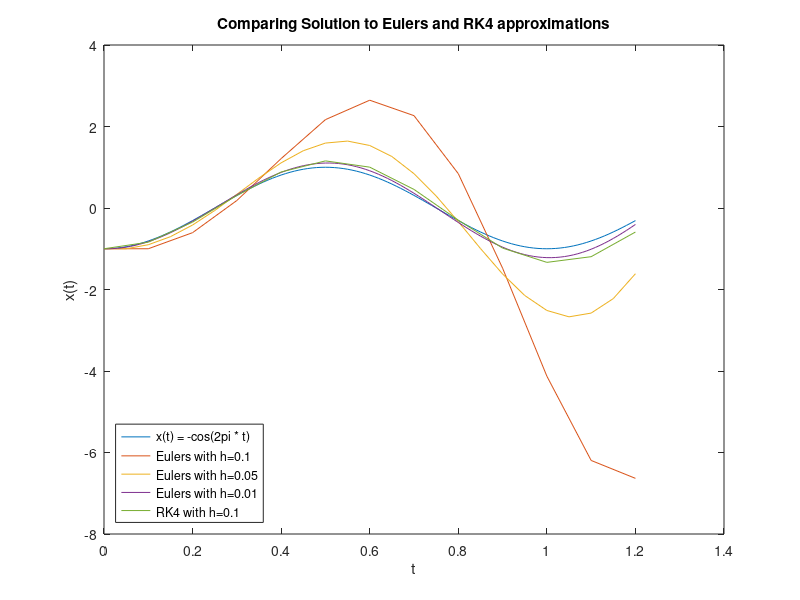
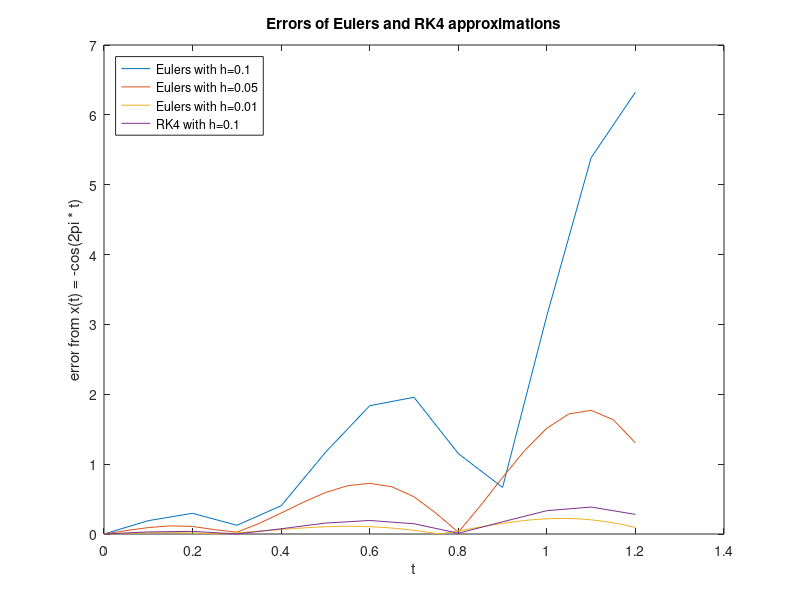

MATLAB code to generate these figures, in order:
%   h = 0.1 from 0.0 to 1.2
eulers1Data = [-1.0,-1.0,-0.605215823956,0.184352528131,1.21285051061,2.16856903216,2.64547336423,2.26626095773,0.842657528898,-1.47562986484,-4.1265851168,-6.19498504843,-6.63427447485];
%   h = 0.05 from 0.0 to 1.2
eulers2Data = [-1.0,-1.0,-0.901303955989,-0.703911867967,-0.417564645038,-0.0617441054081,0.335288412806,0.738414829965,1.10844960718,1.40560576183,1.59336232527,1.64239116058,1.53416143771,1.26383420458,0.84209130666,0.295612972468,-0.333976442388,-0.992741688184,-1.61854478032,-2.14636819512,-2.51444764304,-2.67068904111,-2.57876440394,-2.22325332363,-1.61322839821];
%   h = 0.01 from 0.0 to 1.2 inclusive
eulers3Data = [-1.0,-1.0,-0.99605215824,-0.988156474719,-0.976328534892,-0.960599509668,-0.941016093883,-0.917640383238,-0.890549689961,-0.859836297657,-0.825607156098,-0.787983516896,-0.747100511285,-0.70310667144,-0.656163396997,-0.606444368674,-0.554134911091,-0.499431307104,-0.442540066174,-0.383677149474,-0.32306715462,-0.260942463092,-0.19754235356,-0.133112084475,-0.067901949437,-0.00216630895334,0.063837397682,0.129849656562,0.195609895498,0.260857508537,0.325332884662,0.388778436621,0.450939625832,0.511565979295,0.570412094472,0.627238628113,0.681813265067,0.733911663171,0.783318370394,0.829827710504,0.873244633641,0.913385528288,0.950078991303,0.983166552786,1.01250335275,1.03795876674,1.05941697772,1.07677749172,1.08995559514,1.09888275142,1.10350693547,1.10379290432,1.09972240239,1.09129430075,1.07852466908,1.0614467802,1.04011104659,1.01458488905,0.98495253769,0.951314765734,0.913788557018,0.872506708142,0.827617366641,0.779283506721,0.727682344399,0.673004694106,0.615454269066,0.55524692799,0.492609870848,0.427780786697,0.361006956726,0.292544315901,0.222656476736,0.151613718904,0.0796919485354,0.00717163119568,-0.0656632973465,-0.138526538354,-0.211130551054,-0.283187682901,-0.354411304741,-0.424516946421,-0.493223428352,-0.560253984553,-0.625337372707,-0.688208966784,-0.748611827867,-0.806297748851,-0.861028268799,-0.912575652822,-0.960723833489,-1.00526930988,-1.04602200061,-1.08280604717,-1.1154605644,-1.14384033469,-1.16781644319,-1.18727685105,-1.20212690438,-1.21228977658,-1.21770684198,-1.21833797918,-1.21416180246,-1.20517582018,-1.19139651924,-1.17285937487,-1.14961878556,-1.12174793303,-1.08933856746,-1.05250071854,-1.01136233335,-0.966068841856,-0.916782651913,-0.863682575053,-0.806963185354,-0.746834113517,-0.683519278719,-0.617256061018,-0.548294417365,-0.476895944458,-0.403332891953];
%   h = 0.1 from 0.0 to 1.2
rk4Data = [-1,-0.838753563016,-0.346725610649,0.30768688672,0.88377645842,1.1563041413,1.0026495657,0.455934688204,-0.298265086431,-0.983764556069,-1.33402472324,-1.19476078146,-0.589767360299];

%   create appropriate xVal vectors
tValsEulers1 = linspace(0,1.2,size(eulers1Data,2));
tValsEulers2 = linspace(0,1.2,size(eulers2Data,2));
tValsEulers3 = linspace(0,1.2,size(eulers3Data,2));
tValsRK4 = linspace(0,1.2,size(rk4Data,2));

%   define x(t) = -cos(2pi * t)
x1 = -cos(2 * pi * tValsEulers1);
x2 = -cos(2 * pi * tValsEulers2);
x3 = -cos(2 * pi * tValsEulers3);

%   generate figure for plots
figure('Position', [0, 0, 1280, 720]);
plot(tValsEulers3,x3);
hold on;
plot(tValsEulers1,eulers1Data);
plot(tValsEulers2,eulers2Data);
plot(tValsEulers3,eulers3Data);
plot(tValsRK4,rk4Data);
title('Comparing Solution to Eulers and RK4 approximations')
xlabel('t');
ylabel('x(t)');
legend('x(t) = -cos(2pi * t)','Eulers with h=0.1','Eulers with h=0.05','Eulers with h=0.01','RK4 with h=0.1',...
    'Location','southwest');

%   plot error data
figure('Position', [0, 0, 1280, 720]);
plot(tValsEulers1,abs(x1 - eulers1Data));
hold on;
plot(tValsEulers2,abs(x2 - eulers2Data));
plot(tValsEulers3,abs(x3 - eulers3Data));
plot(tValsRK4,abs(x1 - rk4Data));
title('Errors of Eulers and RK4 approximations')
xlabel('t');
ylabel('error from x(t) = -cos(2pi * t)');
legend('Eulers with h=0.1','Eulers with h=0.05','Eulers with h=0.01','RK4 with h=0.1',...
    'Location','northwest');
